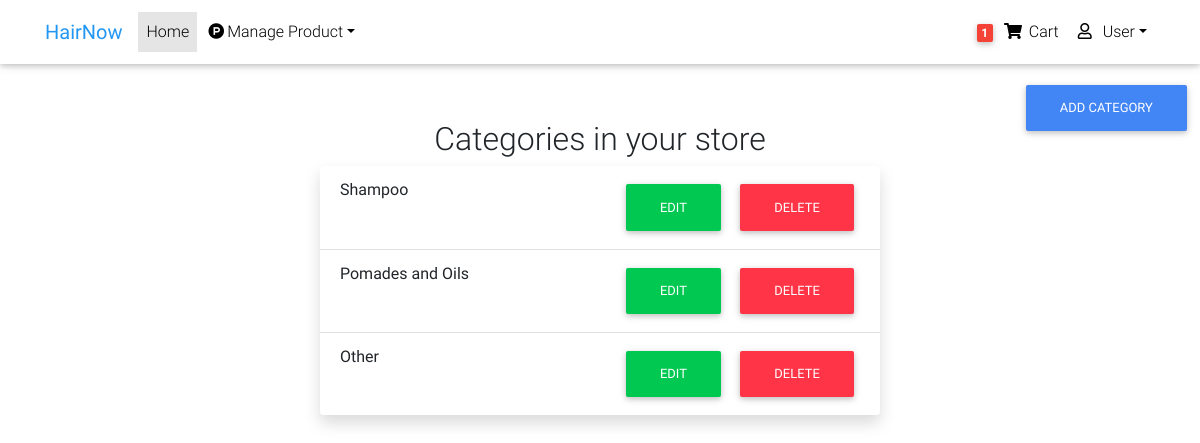
The page /Admin/add_category.php (signed in) on the database its author committed.
### tables this page shows
CREATE TABLE `categories` (
  `cat_id` int(11) NOT NULL,
  `cat_name` varchar(100) NOT NULL
);

### settings/connection.php (called while the page is built, shortened)
<?php
class Connection{
	public $db = null;
	public $results = null;
	function connection(){
		$this->db = mysqli_connect(SERVER, USER, PASSWORD, DATABASE);
		return true;
	}
	function query($query){
		$this->results = mysqli_query($this->db, $query) or die(mysqli_error($this->db));
		return true;
	}
	function fetch(){
		return $this->results->fetch_assoc();
	}
}
?>

### controllers/product_controller.php (called while the page is built, shortened)
<?php
require_once('../Classes/product_class.php');
function viewCategories_c(){
	$cat_instance = new Product();
	$x = $cat_instance->viewCategories();
	$arr = array();
	if($x){
		while($row = $cat_instance->fetch()){
			$arr[] = $row;
		}
	}
	return $arr;
}
?>

### classes/product_class.php (called while the page is built, shortened)
<?php
require_once('../Settings/connection.php');
class Product extends Connection{
	function viewCategories(){
		$query = "select * from categories";
        $this->query($query);
		return $this->fetch();
	}
}
?>

### Admin/add_category.php (the view, shortened to what this page needs)
<?php
require('../Controllers/product_controller.php');
$cat_list = viewCategories_c();
?>
<!doctype html>
<html lang="en">
<head>
  <link rel="stylesheet" href="https://use.fontawesome.com/releases/v5.11.2/css/all.css">
  <link href="../css/bootstrap.min.css" rel="stylesheet">
  <link href="../css/mdb.min.css" rel="stylesheet">
  <link href="../css/style.min.css" rel="stylesheet">
</head>
  <body>
    <nav
      class="navbar fixed-top navbar-expand-lg navbar-light white scrolling-navbar"
    >
      <div class="container">
        <a class="navbar-brand waves-effect" href="#" target="_blank">
          <strong class="blue-text">HairNow</strong>
        </a>
        <div class="collapse navbar-collapse" id="navbarSupportedContent">
          <ul class="navbar-nav mr-auto">
            <li class="nav-item active">
              <a class="nav-link waves-effect" href="#"
                >Home
              </a>
            </li>
            <?php
            echo
            "
            <li class='nav-item dropdown'>
              <a
                class='nav-link dropdown-toggle'
                id='navbarDropdownMenuLink'
                data-toggle='dropdown'
                aria-haspopup='true'
                aria-expanded='false'
                ><i class='fab fa-product-hunt'></i>Manage Product</a
              >
              <div
                class='dropdown-menu dropdown-primary'
                aria-labelledby='navbarDropdownMenuLink'
              >
                <a class='dropdown-item' href='add_category.php'>Add Category</a>
                <a class='dropdown-item' href='add_brand.php'>Add brand</a>
                <a class='dropdown-item' href='add_product.php'>Add Product</a>
              </div>
            </li>
            ";
            ?>
          </ul>
          <ul class="navbar-nav nav-flex-icons">
            <li class="nav-item">
              <a class="nav-link waves-effect">
                <span class="badge red z-depth-1 mr-1"> 1 </span>
                <i class="fas fa-shopping-cart"></i>
                <span class="clearfix d-none d-sm-inline-block"> Cart </span>
              </a>
            </li>
            <li class="nav-item dropdown">
              <a
                class="nav-link dropdown-toggle"
                id="navbarDropdownMenuLink"
                data-toggle="dropdown"
                aria-haspopup="true"
                aria-expanded="false"
                ><i class="far fa-user mr-2"></i>User</a
              >
            </li>
          </ul>
        </div>
      </div>
    </nav>
    <br><br><br>
<button type="button" style = "margin: 1em" class="btn btn-primary float-right" data-toggle="modal" data-target="#exampleModal">
  Add Category
</button>
    <br><br>
        <div class=" mx-auto" style="width: 35rem;">
            <h2 class="text-center">Categories in your store</h2>
            <div class="card shadow rounded mx-auto" style="width: 35rem;">
                <ul class="list-group list-group-flush">
                <?php
                foreach($cat_list as $value) {
                    $cat_name = $value['cat_name'];
                    $cat_id = $value['cat_id'];
                    echo "
                    <li class='list-group-item'> $cat_name
                    <button type='button' style = 'margin-left: 1em' class='btn btn-danger float-right'>Delete</button>
                    <form action = 'edit_category.php' method = 'post' style = 'display: inline-block;
                    float: right';>
                    <input type=hidden name = 'cat_id' value = '$cat_id'></input>
                    <input type=hidden name = 'cat_name' value = '$cat_name'></input>
                    <button id='edit_button' name ='edit_button' type='submit' value='Edit' class='btn btn-success float-right'>Edit</button>
                    </form>
                    </li>";
                }
                ?>
                </ul>
            </div>
        </div>
</body>
</html>

### rows shown on the page
categories: cat_name "Shampoo"
categories: cat_name "Pomades and Oils"
categories: cat_name "Other"
